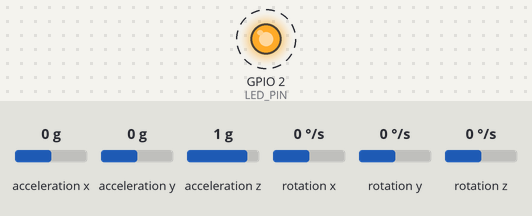
A sketch run on a simulated ESP32. Parts: output pins drawn as LEDs (lit = HIGH). Dashed ring = blinking. The inputs (shaded band) are chosen by the test bench; at power-on: acceleration x 0 g, acceleration y 0 g, acceleration z 1 g, rotation x 0 °/s, rotation y 0 °/s, rotation z 0 °/s. WiFi joins after 1.5 s; servers stay silent unless stated; uploads are accepted with an empty reply; what the sketch prints to the serial monitor is not drawn.

Above: at 2.9 s.
Timing chart, 0 to 5.8 s (numbered marks = the images above):
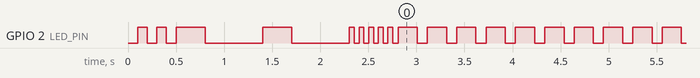

Measured:
- by itself, GPIO 2 (LED_PIN): moves between LOW and HIGH, repeating every 38.2 s

The sketch:

anomaly_get_data_v2.ino
```cpp
#include <WiFi.h>
#include <HTTPClient.h>
#include <ArduinoJson.h>
#include <Wire.h>
#include "I2Cdev.h"
#include "MPU6050.h"
#include <ESPmDNS.h>  // ✅ mDNS

const int LED_PIN = 2;
const char* WIFI_SSID = "SMS Tecnologia";
const char* WIFI_PASS = "23pipocas";
const char* SERVER_URL = "http://173.21.101.62:8080";  // IP e porta corretos

const int SAMPLE_RATE = 200;
const int NUM_SAMPLES = 200;
const int I2C_SDA = 21, I2C_SCL = 22;
const float ACC_SCALE = 16384.0;

MPU6050 mpu(0x68);
HTTPClient http;

int16_t ax, ay, az;
int16_t gx, gy, gz;

void blinkLED(int times, int delayMs) {
    for (int i = 0; i < times; i++) {
        digitalWrite(LED_PIN, HIGH);
        delay(delayMs);
        digitalWrite(LED_PIN, LOW);
        delay(delayMs);
    }
}

void debugWiFiStatus() {
    wl_status_t status = WiFi.status();
    switch (status) {
        case WL_NO_SSID_AVAIL: Serial.println("WiFi: SSID não disponível"); break;
        case WL_CONNECT_FAILED: Serial.println("WiFi: Falha na conexão"); break;
        case WL_CONNECTION_LOST: Serial.println("WiFi: Conexão perdida"); break;
        case WL_DISCONNECTED: Serial.println("WiFi: Desconectado"); break;
        case WL_CONNECTED: Serial.println("WiFi: Conectado"); break;
        default: Serial.printf("WiFi: Status desconhecido (%d)\n", status); break;
    }
}

void setup() {
    Serial.begin(115200);
    pinMode(LED_PIN, OUTPUT);

    Wire.begin(I2C_SDA, I2C_SCL);
    delay(100);
    Serial.println("Inicializando MPU6050...");

    mpu.initialize();
    if (!mpu.testConnection()) {
        Serial.println("Erro: MPU6050 não encontrado.");
        while (1) blinkLED(3, 200);
    } else {
        Serial.println("MPU6050 OK.");
    }

    blinkLED(2, 100);

    WiFi.mode(WIFI_STA);
    WiFi.setHostname("sensor_tremores-01");  // ✅ Hostname
    WiFi.begin(WIFI_SSID, WIFI_PASS);

    Serial.print("Conectando ao WiFi");
    unsigned long start = millis();
    while (WiFi.status() != WL_CONNECTED && millis() - start < 15000) {
        Serial.print(".");
        blinkLED(1, 300);
        delay(300);
        debugWiFiStatus();
    }

    if (WiFi.status() == WL_CONNECTED) {
        Serial.printf("\nConectado! IP: %s\n", WiFi.localIP().toString().c_str());
        blinkLED(5, 50);

        // ✅ Inicia o mDNS com o mesmo nome
        if (!MDNS.begin("sensor_tremores-01")) {
            Serial.println("Erro ao iniciar mDNS");
        } else {
            Serial.println("mDNS iniciado: sensor_tremores-01.local");
        }
    } else {
        Serial.println("\nErro: WiFi não conectou.");
        while (1) blinkLED(10, 100);
    }
}

void sendData(JsonDocument& json) {
    http.begin(SERVER_URL);
    http.addHeader("Content-Type", "application/json");
    String jsonString;
    serializeJson(json, jsonString);
    int code = http.POST(jsonString);
    String resp = http.getString();
    Serial.printf("POST: %d | Resposta: %s\n", code, resp.c_str());
    http.end();
}

void loop() {
    DynamicJsonDocument json(JSON_OBJECT_SIZE(4) + 2 * JSON_ARRAY_SIZE(NUM_SAMPLES));

    // Leitura dos valores do sensor
    mpu.getMotion6(&ax, &ay, &az, &gx, &gy, &gz);

    // Conversão para unidades g com maior precisão
    float gx_val = ax / ACC_SCALE;
    float gy_val = ay / ACC_SCALE;
    float gz_val = az / ACC_SCALE;

    // Calcula a magnitude da aceleração no plano XY
    float acceleration_xy = sqrt(gx_val * gx_val + gy_val * gy_val);

    // Prepara o JSON com os valores
    json["ax"] = gx_val;
    json["ay"] = gy_val;
    json["az"] = gz_val;
    json["acceleration_xy"] = acceleration_xy;

    // Mostra os valores no monitor serial com maior precisão
    Serial.printf("Valores do Sensor:\n");
    Serial.printf("X: %.6f g\n", gx_val);
    Serial.printf("Y: %.6f g\n", gy_val);
    Serial.printf("Z: %.6f g\n", gz_val);
    Serial.printf("ACC_XY: %.6f g\n\n", acceleration_xy);

    digitalWrite(LED_PIN, HIGH);
    sendData(json);
    digitalWrite(LED_PIN, LOW);

    delay(100); // Delay para estabilização
}
```
